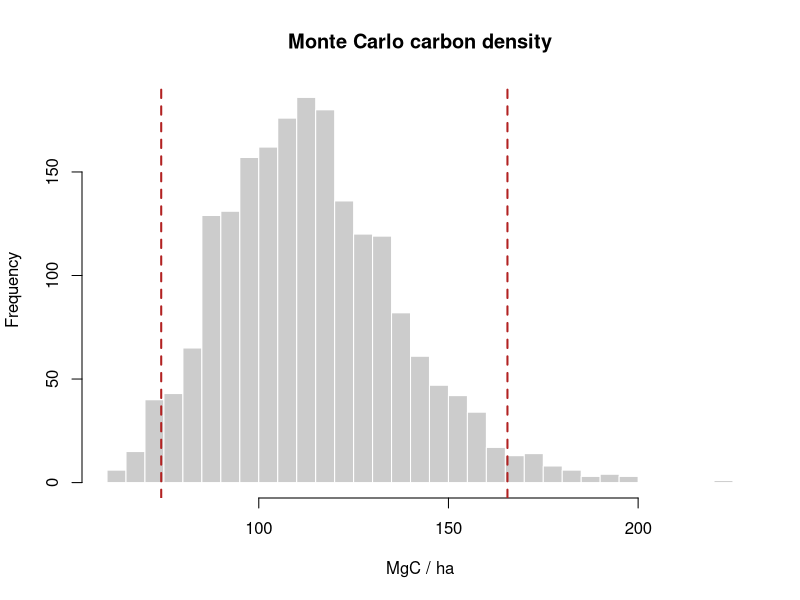
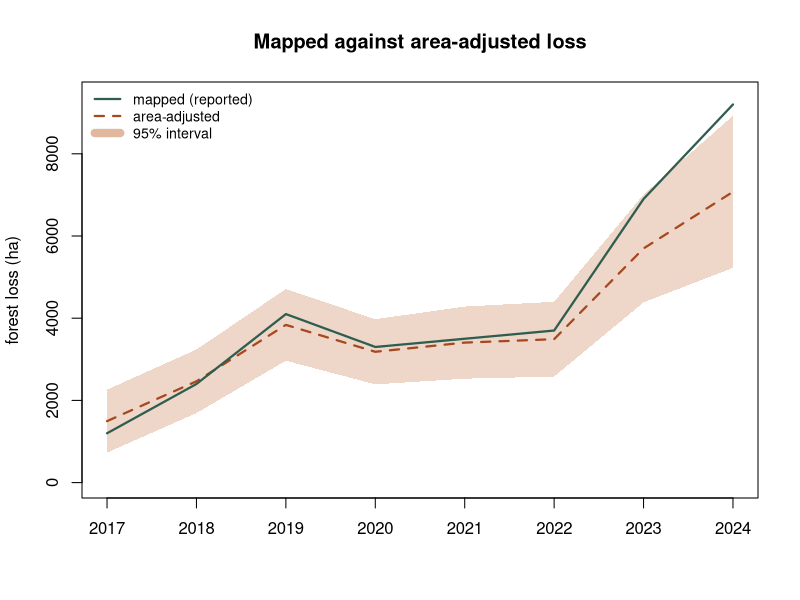

Write the R code that produced these figures, in order.
## ---- chunk 1
library(dplyr)
stems <- read.csv("data/scbi_stems.csv")

stems <- stems |>
  mutate(agb_kg   = exp(-2.48 + 2.4835 * log(dbh)),   # Jenkins generic hardwood
         carbon_Mg = 0.47 * agb_kg / 1000)

area_ha  <- 25.6
total_C  <- sum(stems$carbon_Mg)
C_per_ha <- total_C / area_ha
round(c(total_MgC = total_C, MgC_per_ha = C_per_ha), 1)
## ---- chunk 2
stems$quadrat <- paste(cut(stems$gx, 8), cut(stems$gy, 12))
quadrat_area  <- 25.6 / (8 * 12)                 # ha per quadrat (equal-area cut)

qd <- stems |>
  group_by(quadrat) |>
  summarise(carbon_Mg = sum(carbon_Mg), .groups = "drop") |>
  mutate(carbon_ha = carbon_Mg / quadrat_area)

m  <- mean(qd$carbon_ha); se <- sd(qd$carbon_ha) / sqrt(nrow(qd))
ci <- m + c(-1.96, 1.96) * se
round(c(mean = m, se = se, lower = ci[1], upper = ci[2]), 1)
## ---- chunk 3
set.seed(42)
n_sim <- 2000
sim <- numeric(n_sim)
for (i in seq_len(n_sim)) {
  b  <- rnorm(1, 2.4835, 0.05)            # allometric exponent uncertainty
  cf <- rnorm(1, 0.47, 0.02)              # carbon-fraction uncertainty
  agb <- exp(-2.48 + b * log(stems$dbh))
  sim[i] <- sum(cf * agb / 1000) / area_ha
}
mc_ci <- quantile(sim, c(0.025, 0.975))
round(c(mean = mean(sim), lower = mc_ci[1], upper = mc_ci[2]), 1)
## ---- chunk 4
hist(sim, breaks = 40, col = "grey80", border = "white",
     main = "Monte Carlo carbon density", xlab = "MgC / ha")
abline(v = mc_ci, col = "firebrick", lwd = 2, lty = 2)
## ---- chunk 5
half_width <- (mc_ci[2] - mc_ci[1]) / 2
unc_pct    <- 100 * half_width / mean(sim)
conservative <- mean(sim) - half_width           # lower-bound crediting basis
round(c(uncertainty_pct = unc_pct,
        mean = mean(sim), conservative = conservative), 1)
## ---- chunk 6
A    <- c(forest = 18000, nonforest = 7000)      # mapped area, ha
Atot <- sum(A); W <- A / Atot

# error matrix: rows = map class, cols = reference class
n   <- matrix(c(95, 5, 12, 88), nrow = 2, byrow = TRUE,
              dimnames = list(map = names(A), ref = names(A)))
ni  <- rowSums(n)

# Olofsson stratified estimator of the reference area proportion of "forest"
p_forest <- sum(W * n[, "forest"] / ni)
se_p     <- sqrt(sum(W^2 * (n[, "forest"]/ni) * (1 - n[, "forest"]/ni) / (ni - 1)))

adj_forest_ha <- Atot * p_forest
ci_ha         <- Atot * 1.96 * se_p
round(c(mapped_forest_ha  = A["forest"],
        adjusted_forest_ha = adj_forest_ha,
        ci_halfwidth_ha    = ci_ha), 0)
## ---- chunk 7
years  <- 2017:2024
Atot   <- 250000                              # ha in the accounting area
mapped <- c(1200, 2400, 4100, 3300, 3500, 3700, 6900, 9200)   # ha mapped as loss

# reference sample sizes thin out in recent years
n_chg  <- c(150, 150, 150, 150, 140, 130,  90,  60)
n_stab <- c(900, 900, 880, 880, 850, 800, 520, 340)
# user's accuracy of the loss class, and omission from the stable stratum
ua_chg  <- c(0.79, 0.80, 0.78, 0.80, 0.79, 0.77, 0.72, 0.68)
om_stab <- c(0.0022, 0.0022, 0.0026, 0.0022, 0.0026, 0.0026, 0.0030, 0.0034)

est <- t(sapply(seq_along(years), function(k) {
  W <- unname(c(mapped[k], Atot - mapped[k]) / Atot)
  p <- W[1] * ua_chg[k] + W[2] * om_stab[k]
  se <- sqrt(W[1]^2 * ua_chg[k]  * (1 - ua_chg[k])  / (n_chg[k]  - 1) +
             W[2]^2 * om_stab[k] * (1 - om_stab[k]) / (n_stab[k] - 1))
  c(adjusted = Atot * p, ci = 1.96 * Atot * se)
}))

adj <- est[, "adjusted"]; ci <- est[, "ci"]
data.frame(year = years, mapped = mapped, adjusted = round(adj),
           lower = round(adj - ci), upper = round(adj + ci),
           bias_pct = round(100 * (mapped - adj) / adj, 1))
## ---- chunk 8
plot(years, mapped, type = "n", ylim = c(0, max(adj + ci) * 1.05),
     xlab = "", ylab = "forest loss (ha)",
     main = "Mapped against area-adjusted loss")
polygon(c(years, rev(years)), c(adj - ci, rev(adj + ci)),
        col = adjustcolor("#c4703f", alpha.f = 0.28), border = NA)
lines(years, adj, col = "#a8481f", lwd = 2.2, lty = 2)
lines(years, mapped, col = "#2f5d4e", lwd = 2.2)
legend("topleft", c("mapped (reported)", "area-adjusted", "95% interval"),
       col = c("#2f5d4e", "#a8481f", adjustcolor("#c4703f", alpha.f = 0.5)),
       lwd = c(2.2, 2.2, 8), lty = c(1, 2, 1), bty = "n", cex = 0.85)
## ---- chunk 9
round(c(mapped_total   = sum(mapped),
        adjusted_total = sum(adj),
        overstatement_pct = 100 * (sum(mapped) - sum(adj)) / sum(adj),
        conservative_total = sum(adj - ci),
        forgone_pct = 100 * sum(ci) / sum(adj)), 1)
